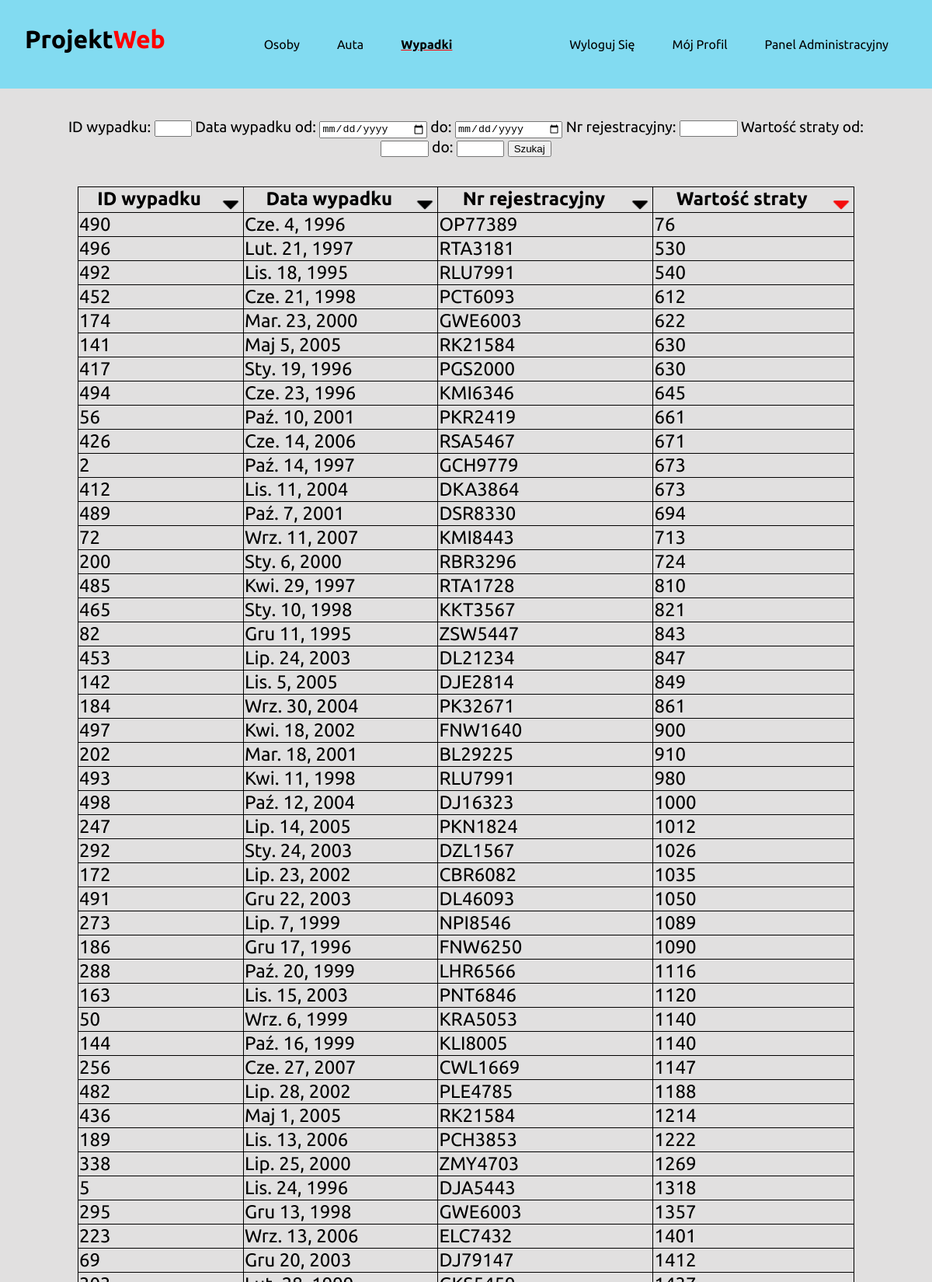
Screenshot of /wypadki/?sortid=wartosc_straty (signed in, upper part) with the database file from the repository.
### cardb/models.py (models this page shows)
class wypadek(models.Model):
    wypadekid = models.IntegerField(db_column="wypadekID", primary_key=True)
    data_wypadku = models.DateField()
    nr_rejestracyjny = models.CharField(max_length=7)
    wartosc_straty = models.IntegerField()
    class Meta:
        db_table = "wypadki"

### cardb/views.py (the view)
# urls.py: path("wypadki/", views.wypadki, name="wypadki"),
@login_required
def wypadki(request):
    data = wypadek.objects.all()
    myFilter = wypadekFilter(request.GET, queryset=data)
    data = myFilter.qs
    mySort = request.GET.get("sortid", "wypadekid")
    data = data.order_by(mySort)
    return render(
        request,
        "wypadki.html",
        {"wypadki": data, "myFilter": myFilter, "mySort": mySort},
    )

### cardb/templatetags/cardb_tags.py (called while the page is built)
@register.simple_tag(takes_context = True)
def url_replace(context, field, value):
    dict_ = context['request'].GET.copy()
    dict_[field] = value
    return dict_.urlencode()

### template/wypadki.html (shortened to what this page needs)
{% extends 'base.html' %}
{% load static %}
{% load cardb_tags %}
{% block head %}
<link rel="stylesheet" href="{% static 'cardb/wypadki.css' %}" type="text/css" />
{% endblock head %}
{% block content %}
<form method="get">
    <div class="wypadekid">
        <label for="id_wypadekid">ID wypadku:</label>
        {{myFilter.form.wypadekid__icontains}}
    </div>
    <div class="data_wypadku">
        <label for="data_wypadku__gte">Data wypadku od:</label>
        {{myFilter.form.data_wypadku__gte}}
    </div>
    <div class="data_wypadku">
        <label for="data_wypadku__lte">do:</label>
        {{myFilter.form.data_wypadku__lte}}
    </div>
    <div class="nr_rejestracyjny">
        <label for="id_nr_rejestracyjny">Nr rejestracyjny:</label>
        {{myFilter.form.nr_rejestracyjny__icontains}}
    </div>
    <div class="wartosc_straty">
        <label for="wartosc_straty__gte">Wartość straty od:</label>
        {{myFilter.form.wartosc_straty__gte}}
    </div>
    <div class="wartosc_straty">
        <label for="wartosc_straty__lte">do:</label>
        {{myFilter.form.wartosc_straty__lte}}
    </div>
    <input type="submit" value="Szukaj" class="search"/>
</form>
<table>
    <tr>
        <th>ID wypadku<a href="{{request.path}}?{% url_replace 'sortid' 'wypadekid' %}">
            {% if mySort == 'wypadekid' %}
            <img src="{% static 'cardb/sort-button-desc.png' %}" alt="sort button descending">
            {% else %}
            <img src="{% static 'cardb/sort-button.png' %}" alt="sort button">
            {% endif %}
        </a></th>
        <th>Data wypadku<a href="{{request.path}}?{% url_replace 'sortid' 'data_wypadku' %}">
            {% if mySort == 'data_wypadku' %}
            <img src="{% static 'cardb/sort-button-desc.png' %}" alt="sort button descending">
            {% else %}
            <img src="{% static 'cardb/sort-button.png' %}" alt="sort button">
            {% endif %}
        </a></th>
        <th>Nr rejestracyjny<a href="{{request.path}}?{% url_replace 'sortid' 'nr_rejestracyjny' %}">
            {% if mySort == 'nr_rejestracyjny' %}
            <img src="{% static 'cardb/sort-button-desc.png' %}" alt="sort button descending">
            {% else %}
            <img src="{% static 'cardb/sort-button.png' %}" alt="sort button">
            {% endif %}
        </a></th>
        <th>Wartość straty<a href="{{request.path}}?{% url_replace 'sortid' 'wartosc_straty' %}">
            {% if mySort == 'wartosc_straty' %}
            <img src="{% static 'cardb/sort-button-desc.png' %}" alt="sort button descending">
            {% else %}
            <img src="{% static 'cardb/sort-button.png' %}" alt="sort button">
            {% endif %}
        </a></th>
    </tr>
    {% for wypadek in wypadki %}
    <tr>
        <td>{{wypadek.wypadekid}}</td>
        <td>{{wypadek.data_wypadku}}</td>
        <td>{{wypadek.nr_rejestracyjny}}</td>
        <td>{{wypadek.wartosc_straty}}</td>
    </tr>
    {% endfor %}
</table>
{% endblock content %}

### cardb/static/cardb/base.css (style rules this page uses)
body { background: #bebdbd75; margin: 0; font-family: 'Ubuntu', sans-serif; }
a { text-decoration: none; }

### cardb/static/cardb/wypadki.css (style rules this page uses)
form { font-size: 1.2em; text-align: center; padding: 2em 4em; }
form div { display: inline; }
form .wypadekid input { width: 3em; }
form .data_wypadku input { width: 10em; }
form .nr_rejestracyjny input { width: 5em; }
form .wartosc_straty input { width: 4em; }
table { padding: 2em 5em; font-size: 1.5em; margin: auto; width: 1000px; border-spacing: 0px; border-collapse: collapse; }
table tr, table th, table td { border: 1px solid black; }
table img { width: 30px; height: 30px; position: relative; float: inline-end; }

### rows the page displays
wypadek: wypadekid "490", data_wypadku "Cze. 4, 1996", nr_rejestracyjny "OP77389", wartosc_straty "76"
wypadek: wypadekid "496", data_wypadku "Lut. 21, 1997", nr_rejestracyjny "RTA3181", wartosc_straty "530"
wypadek: wypadekid "492", data_wypadku "Lis. 18, 1995", nr_rejestracyjny "RLU7991", wartosc_straty "540"
wypadek: wypadekid "452", data_wypadku "Cze. 21, 1998", nr_rejestracyjny "PCT6093", wartosc_straty "612"
wypadek: wypadekid "174", data_wypadku "Mar. 23, 2000", nr_rejestracyjny "GWE6003", wartosc_straty "622"
wypadek: wypadekid "141", data_wypadku "Maj 5, 2005", nr_rejestracyjny "RK21584", wartosc_straty "630"
wypadek: wypadekid "417", data_wypadku "Sty. 19, 1996", nr_rejestracyjny "PGS2000", wartosc_straty "630"
wypadek: wypadekid "494", data_wypadku "Cze. 23, 1996", nr_rejestracyjny "KMI6346", wartosc_straty "645"
wypadek: wypadekid "56", data_wypadku "Paź. 10, 2001", nr_rejestracyjny "PKR2419", wartosc_straty "661"
wypadek: wypadekid "426", data_wypadku "Cze. 14, 2006", nr_rejestracyjny "RSA5467", wartosc_straty "671"
wypadek: wypadekid "2", data_wypadku "Paź. 14, 1997", nr_rejestracyjny "GCH9779", wartosc_straty "673"
wypadek: wypadekid "412", data_wypadku "Lis. 11, 2004", nr_rejestracyjny "DKA3864", wartosc_straty "673"
wypadek: wypadekid "489", data_wypadku "Paź. 7, 2001", nr_rejestracyjny "DSR8330", wartosc_straty "694"
wypadek: wypadekid "72", data_wypadku "Wrz. 11, 2007", nr_rejestracyjny "KMI8443", wartosc_straty "713"
wypadek: wypadekid "200", data_wypadku "Sty. 6, 2000", nr_rejestracyjny "RBR3296", wartosc_straty "724"
wypadek: wypadekid "485", data_wypadku "Kwi. 29, 1997", nr_rejestracyjny "RTA1728", wartosc_straty "810"
wypadek: wypadekid "465", data_wypadku "Sty. 10, 1998", nr_rejestracyjny "KKT3567", wartosc_straty "821"
wypadek: wypadekid "82", data_wypadku "Gru 11, 1995", nr_rejestracyjny "ZSW5447", wartosc_straty "843"
wypadek: wypadekid "453", data_wypadku "Lip. 24, 2003", nr_rejestracyjny "DL21234", wartosc_straty "847"
wypadek: wypadekid "142", data_wypadku "Lis. 5, 2005", nr_rejestracyjny "DJE2814", wartosc_straty "849"
wypadek: wypadekid "184", data_wypadku "Wrz. 30, 2004", nr_rejestracyjny "PK32671", wartosc_straty "861"
wypadek: wypadekid "497", data_wypadku "Kwi. 18, 2002", nr_rejestracyjny "FNW1640", wartosc_straty "900"
wypadek: wypadekid "202", data_wypadku "Mar. 18, 2001", nr_rejestracyjny "BL29225", wartosc_straty "910"
wypadek: wypadekid "493", data_wypadku "Kwi. 11, 1998", nr_rejestracyjny "RLU7991", wartosc_straty "980"
wypadek: wypadekid "498", data_wypadku "Paź. 12, 2004", nr_rejestracyjny "DJ16323", wartosc_straty "1000"
wypadek: wypadekid "247", data_wypadku "Lip. 14, 2005", nr_rejestracyjny "PKN1824", wartosc_straty "1012"
wypadek: wypadekid "292", data_wypadku "Sty. 24, 2003", nr_rejestracyjny "DZL1567", wartosc_straty "1026"
wypadek: wypadekid "172", data_wypadku "Lip. 23, 2002", nr_rejestracyjny "CBR6082", wartosc_straty "1035"
wypadek: wypadekid "491", data_wypadku "Gru 22, 2003", nr_rejestracyjny "DL46093", wartosc_straty "1050"
wypadek: wypadekid "273", data_wypadku "Lip. 7, 1999", nr_rejestracyjny "NPI8546", wartosc_straty "1089"
wypadek: wypadekid "186", data_wypadku "Gru 17, 1996", nr_rejestracyjny "FNW6250", wartosc_straty "1090"
wypadek: wypadekid "288", data_wypadku "Paź. 20, 1999", nr_rejestracyjny "LHR6566", wartosc_straty "1116"
wypadek: wypadekid "163", data_wypadku "Lis. 15, 2003", nr_rejestracyjny "PNT6846", wartosc_straty "1120"
wypadek: wypadekid "50", data_wypadku "Wrz. 6, 1999", nr_rejestracyjny "KRA5053", wartosc_straty "1140"
wypadek: wypadekid "144", data_wypadku "Paź. 16, 1999", nr_rejestracyjny "KLI8005", wartosc_straty "1140"
wypadek: wypadekid "256", data_wypadku "Cze. 27, 2007", nr_rejestracyjny "CWL1669", wartosc_straty "1147"
wypadek: wypadekid "482", data_wypadku "Lip. 28, 2002", nr_rejestracyjny "PLE4785", wartosc_straty "1188"
wypadek: wypadekid "436", data_wypadku "Maj 1, 2005", nr_rejestracyjny "RK21584", wartosc_straty "1214"
wypadek: wypadekid "189", data_wypadku "Lis. 13, 2006", nr_rejestracyjny "PCH3853", wartosc_straty "1222"
wypadek: wypadekid "338", data_wypadku "Lip. 25, 2000", nr_rejestracyjny "ZMY4703", wartosc_straty "1269"
wypadek: wypadekid "5", data_wypadku "Lis. 24, 1996", nr_rejestracyjny "DJA5443", wartosc_straty "1318"
wypadek: wypadekid "295", data_wypadku "Gru 13, 1998", nr_rejestracyjny "GWE6003", wartosc_straty "1357"
wypadek: wypadekid "223", data_wypadku "Wrz. 13, 2006", nr_rejestracyjny "ELC7432", wartosc_straty "1401"
wypadek: wypadekid "69", data_wypadku "Gru 20, 2003", nr_rejestracyjny "DJ79147", wartosc_straty "1412"
